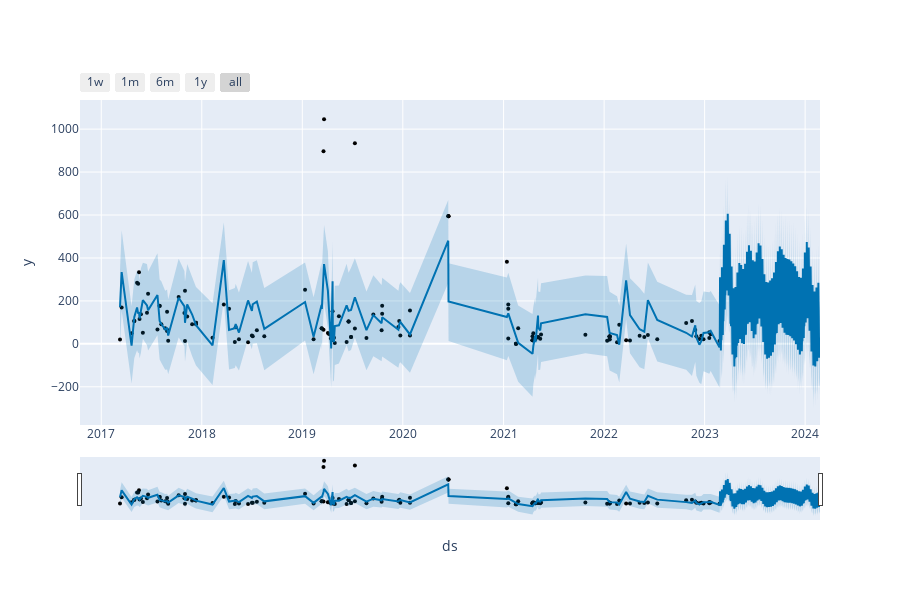

Notebook code cell kept with this figure:
### Markdown cell above
Zoom in into predicted values

### Code cell
from prophet.plot import plot_plotly, plot_components_plotly
plot_plotly(m, forecast)
